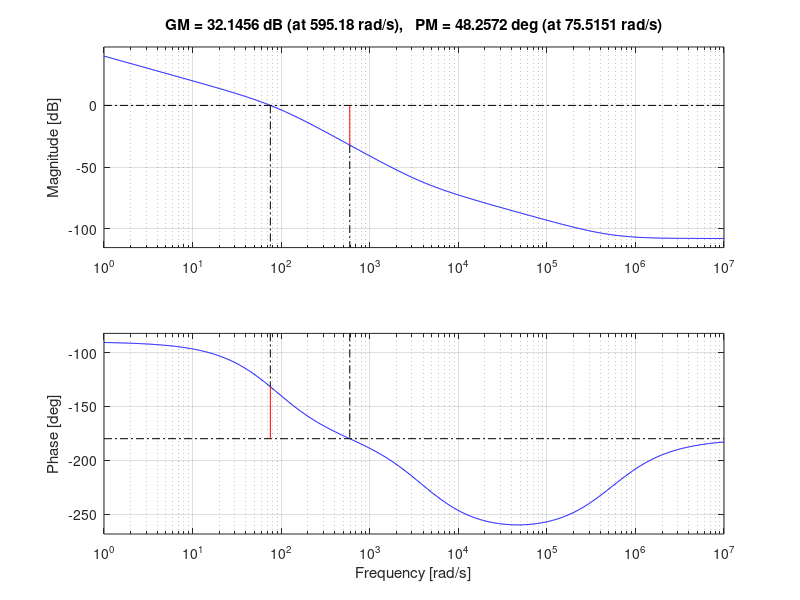
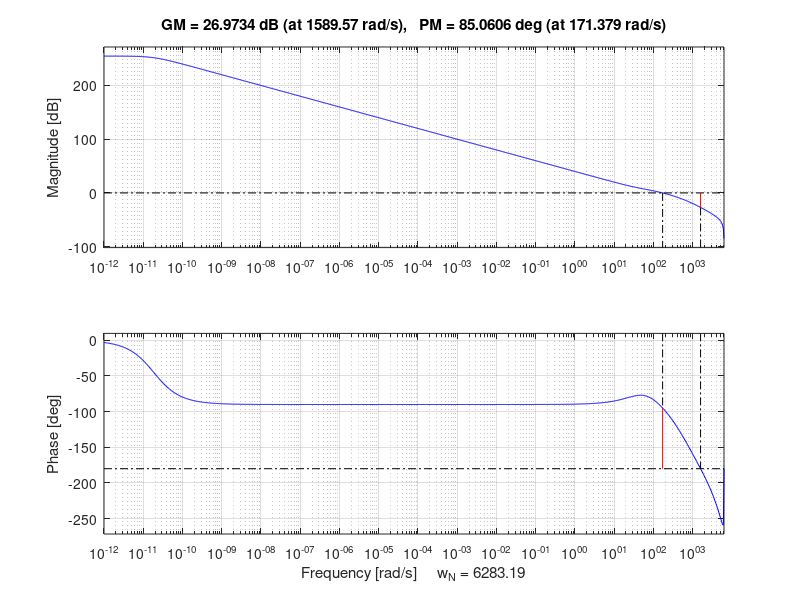

Here is the MATLAB script that generated these plots, in order: (Note: this script raises an error after producing the figures.)
clear; close all; clc;
s = tf('s');
z=tf('z',0.0005);

gz = 0.0049*(z+0.9853)/((z-1)*(z-0.957))
zpk(gz)
gainK=0.22;

w=(1+0.00025*s)/(1-0.00025*s);
Gw=(0.0049*w + 0.004828)/(w^2 - 1.957*w + 0.957)
Gw1=zpk(Gw);
Gw=minreal(Gw);
Gw1=minreal(Gw1)
figure(1)
margin(Gw*gainK);

%ftmfz= feedback(gz,1);
Dw=0.22*((0.022*s+1)/(0.00154*s+1))
Dz=c2d(Dw,0.0005,'tustin');

controlado=gz*Dz;
figure(2)
margin(controlado)
ftmfz=feedback(controlado,1);
stepinfo(ftmfz);
figure(3)
step(ftmfz);


figure(4)
t = 0:0.0005:2;
step(ftmfz)
lsim(ftmfz,t,t)

